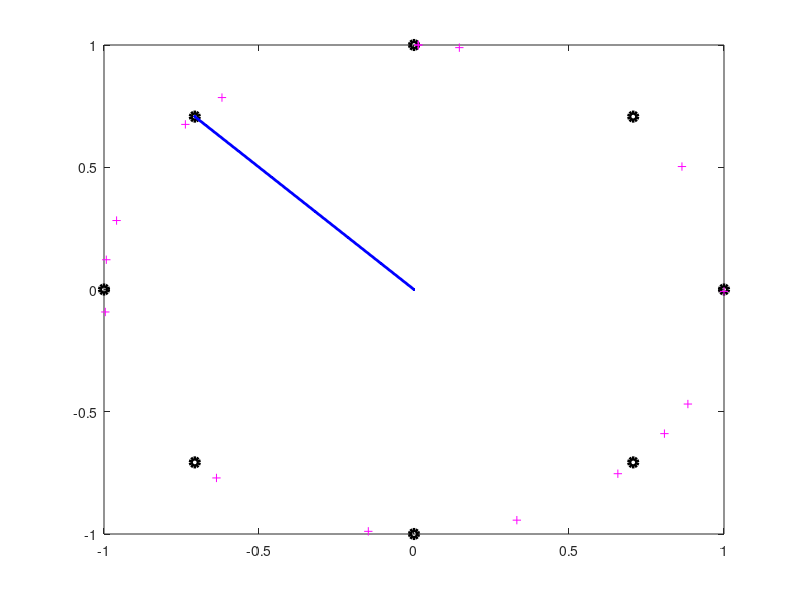

The MATLAB source for this figure:
%function simdata = simulate_neural_data

%place targets
targets = 8; 
for targ = 1:targets
    x(targ) = cos(2*pi*targ/targets); 
    y(targ) = sin(2*pi*targ/targets); 
end
plot(x, y, 'ok', 'LineWidth', 3); hold on; 

%generate sample points based on line
%TODO: could update this in terms of a parabola
pick_target = 3; 
num_samps = 20; 
xpts = 0:x(pick_target)/num_samps:x(pick_target);
ypts = 0:y(pick_target)/num_samps:y(pick_target);
plot(xpts, ypts, '.-b', 'Linewidth', 2); 

%make neurons that are tuned to diff directions
neurons = 16; 
pd = 2*pi*rand(16, 1); 
xn = cos(pd);
yn = sin(pd); 
plot(xn, yn, '+m'); 

%calculate how those neurons would respond to the given path
for t=2:num_samps
    reachdir = atan(ypts(t)/xpts(t)); 
    %basically do backwards population vector to calculate each neuron's
    %response - not sure about this
    %TODO
end
%add Poisson-generated noise



